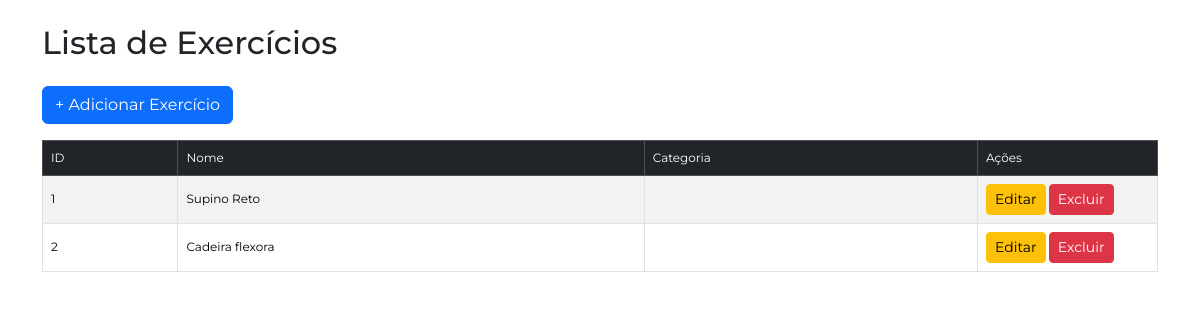
Page /exercicios/listar/ (signed in) on the committed database.
### app/models.py (models this page shows, shortened)
class Exercicio(db.Model):
    __tablename__ = 'exercicio'
    id = db.Column(db.Integer, primary_key=True)
    nome = db.Column(db.String(100), nullable=False)
    grupo_muscular = db.Column(db.String(50))
    descricao = db.Column(db.Text)
    video_url = db.Column(db.String(200))
    ativo = db.Column(db.Boolean, default=True)

### app/exercicios/routes.py (the view)
@exercicios_blueprint.route('/listar/')
@login_required
def listarExercicios():
    exercicios = Exercicio.query.all()
    return render_template('exercicio-lista.html', exercicios=exercicios)

### app/models.py (called while the page is built)
@login_manager.user_loader
def load_user(user_id):
    return User.query.get(user_id)

### app/exercicios/templates/exercicio-lista.html (shortened to what this page needs)
{% extends "base.html" %}
{% block content %}
<div class="container mt-4">
    <h2 class="mb-4">Lista de Exercícios</h2>
    <a href="{{ url_for('exercicios.criarExercicio') }}" class="btn btn-primary mb-3">
        + Adicionar Exercício
    </a>
    <table class="table table-striped table-bordered">
        <thead class="table-dark">
            <tr>
                <th>ID</th>
                <th>Nome</th>
                <th>Categoria</th>
                <th style="width: 180px;">Ações</th>
            </tr>
        </thead>
        <tbody>
            {% for exercicio in exercicios %}
            <tr>
                <td>{{ exercicio.id }}</td>
                <td>{{ exercicio.nome }}</td>
                <td>{{ exercicio.categoria }}</td>
                <td>
                    <a href="{{ url_for('exercicios.editarExercicio', exercicio_id=exercicio.id) }}" class="btn btn-sm btn-warning">
                        Editar
                    </a>
                    <form action="{{ url_for('exercicios.excluirExercicio', exercicio_id=exercicio.id) }}" method="POST"
                          style="display: inline-block;"
                          onsubmit="return confirm('Tem certeza que deseja excluir?');">
                        <button class="btn btn-sm btn-danger">Excluir</button>
                    </form>
                </td>
            </tr>
            {% else %}
            <tr>
                <td colspan="4" class="text-center py-3">
                    Nenhum exercício cadastrado.
                </td>
            </tr>
            {% endfor %}
        </tbody>
    </table>
</div>
{% endblock %}

### app/static/css/style.css (style rules this page uses)
:root { --cor-de-fundo: #FFFFFF; --cor-principal: #002f52; --cor-titulo: #ebecee; --azul: #0088FF; --amarelo: #FFCC00; --vermelho: #FF2227; --verde: #34C759; --roxo: #CB30E0; --fonte-principal: "Montserrat", sans-serif; --fonte-secundaria: "Josefin Sans"; }
body { margin: 0 !important; padding: 0 !important; background-color: var(--cor-de-fundo); font-family: var(--fonte-principal); font-size: 12px; font-weight: 400; }

### rows in the picture
Exercicio: id "1", nome "Supino Reto"
Exercicio: id "2", nome "Cadeira flexora"
